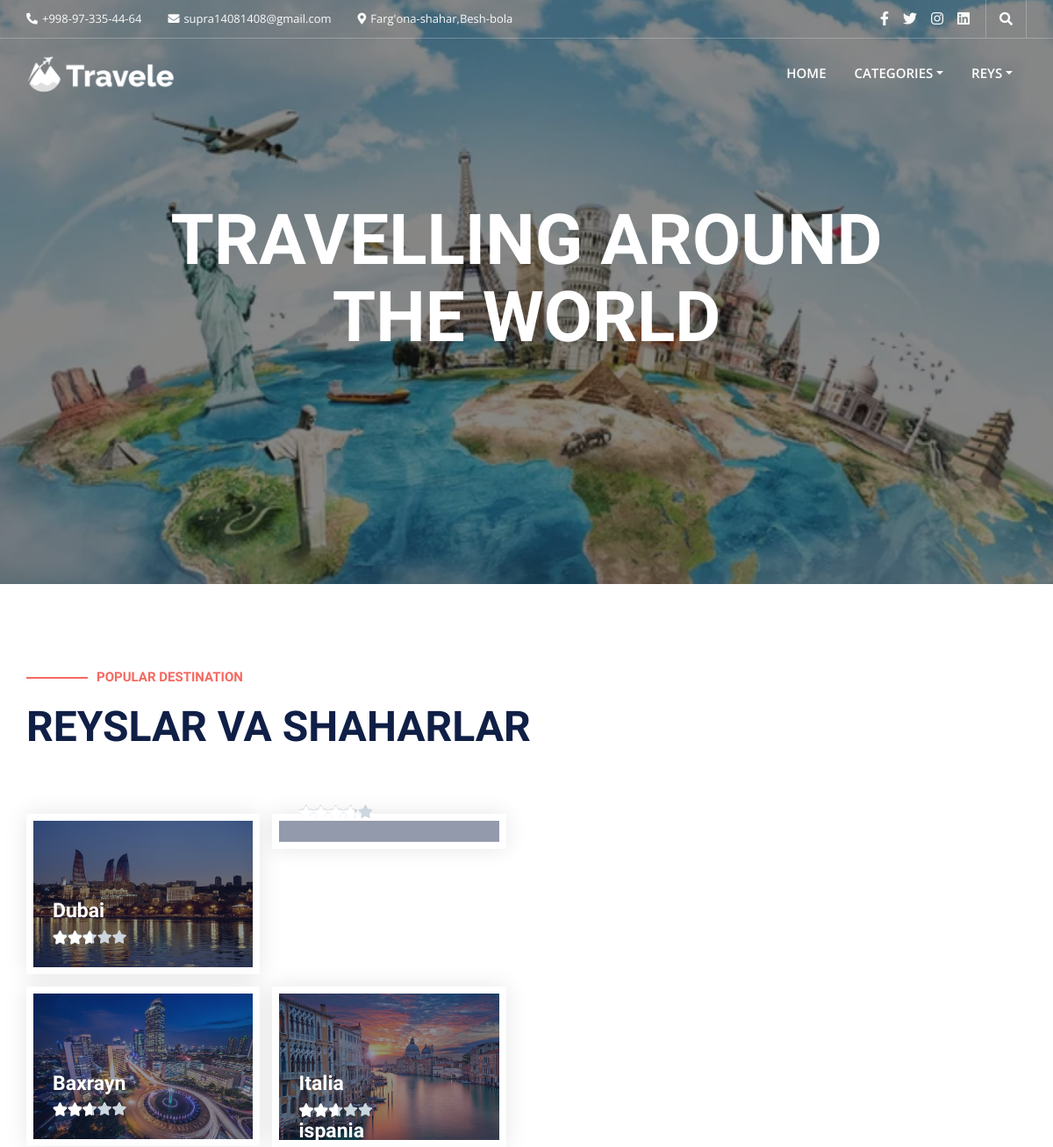
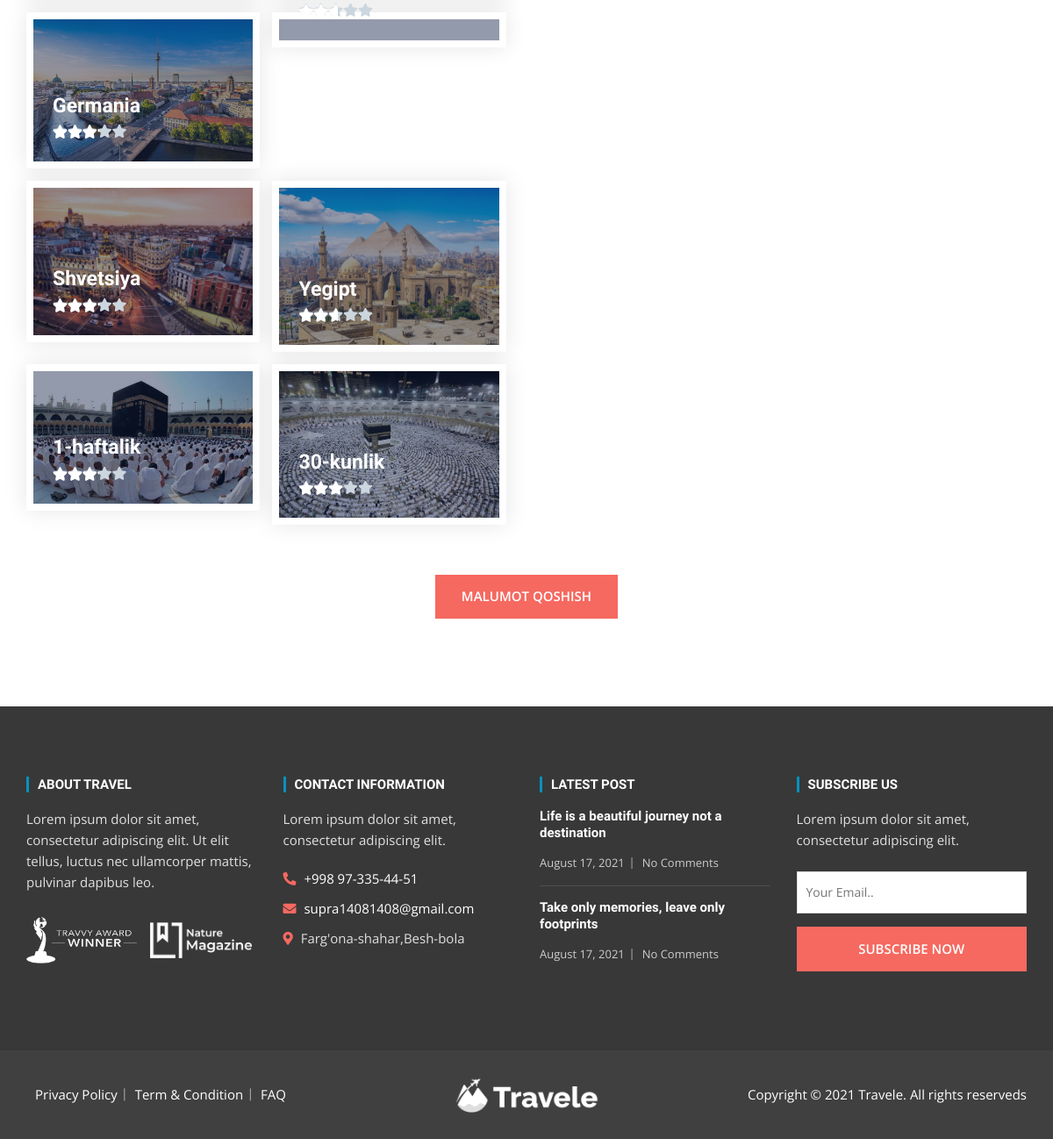
The page / on the database its author committed (2 pictures, top to bottom).
### air/models.py (models this page shows, shortened)
class Air(models.Model):
    name = models.CharField(max_length=100)
    aholi = models.PositiveIntegerField()
    category = models.ForeignKey(Category, on_delete=models.CASCADE, related_name='airs')
    image = models.ImageField(upload_to='air_images', null=True)

### air/views.py (the view)
# urls.py: 2. Add a URL to urlpatterns:  path('', views.home, name='home')
def home(request):
    airs = Air.objects.all()
    categories = Category.objects.all()
    reys = Reys.objects.all()
    return render(request, 'home.html', context={"airs": airs, "cats": categories, "reys": reys})

### templates/home.html (shortened to what this page needs)
{% extends 'base.html' %}

### templates/base.html (shortened to what this page needs)
{% load static  %}
<!doctype html>
<html lang="en">
   <head>
      <link rel="stylesheet" href="https://cdnjs.cloudflare.com/ajax/libs/font-awesome/6.5.2/css/all.min.css" />
      <link href="https://cdn.jsdelivr.net/npm/bootstrap@5.3.3/dist/css/bootstrap.min.css" rel="stylesheet">
      <link rel="stylesheet" href="{% static 'assets/vendors/bootstrap/css/bootstrap.min.css' %}" media="all">
      <link rel="stylesheet" type="text/css" href="{% static 'assets/vendors/fontawesome/css/all.min.css' %}">
      <link rel="stylesheet" type="text/css" href="{% static 'assets/vendors/jquery-ui/jquery-ui.min.css' %}">
      <link rel="stylesheet" type="text/css" href="{% static 'assets/vendors/modal-video/modal-video.min.css' %}">
      <link rel="stylesheet" type="text/css" href="{% static 'assets/vendors/lightbox/dist/css/lightbox.min.css' %}">
      <link rel="stylesheet" type="text/css" href="{% static 'assets/vendors/slick/slick.css' %}">
      <link rel="stylesheet" type="text/css" href="{% static 'assets/vendors/slick/slick-theme.css' %}">
      <link rel="stylesheet" type="text/css" href="{% static 'style.css' %}">
   </head>
   <body class="home">
      <div id="page" class="full-page">
         <header id="masthead" class="site-header header-primary">
            <div class="top-header">
               <div class="container">
                  <div class="row">
                     <div class="col-lg-8 d-none d-lg-block">
                        <div class="header-contact-info">
                           <ul>
                              <li>
                                 <a href="#"><i class="fas fa-phone-alt"></i>+998-97-335-44-64</a>
                              </li>
                              <li>
                                 <a href="mailto:info@Travel.com"><i class="fas fa-envelope"></i>supra14081408@gmail.com</a>
                              </li>
                              <li>
                                 <i class="fas fa-map-marker-alt"></i>Farg'ona-shahar,Besh-bola
                              </li>
                           </ul>
                        </div>
                     </div>
                     <div class="col-lg-4 d-flex justify-content-lg-end justify-content-between">
                        <div class="header-social social-links">
                           <ul>
                              <li><a href="#"><i class="fab fa-facebook-f" aria-hidden="true"></i></a></li>
                              <li><a href="#"><i class="fab fa-twitter" aria-hidden="true"></i></a></li>
                              <li><a href="#"><i class="fab fa-instagram" aria-hidden="true"></i></a></li>
                              <li><a href="#"><i class="fab fa-linkedin" aria-hidden="true"></i></a></li>
                           </ul>
                        </div>
                        <div class="header-search-icon">
                           <button class="search-icon">
                              <i class="fas fa-search"></i>
                           </button>
                        </div>
                     </div>
                  </div>
               </div>
            </div>
            <div class="bottom-header">
               <div class="container d-flex justify-content-between align-items-center">
                  <div class="site-identity">
                     <h1 class="site-title">
                        <a href="{% url 'home' %}">
                           <img src="{% static 'assets/images/travele-logo.png' %}" alt="logo">
                        </a>
                     </h1>
                  </div>
                  <div class="main-navigation d-none d-lg-block">
                     <nav id="navigation" class="navigation">
                        <ul>
                           <li class="">
                              <a href="{% url 'home' %}">Home</a>
                           </li>
                           <li class="nav-item dropdown">
                              <a class="nav-link dropdown-toggle" id="navbarDropdown" href="" role="button" data-bs-toggle="dropdown" aria-expanded="false">Categories</a>
                           </li>
                           <li class="nav-item dropdown">
                           <a class="nav-link dropdown-toggle" id="navbarDropdown" href="" role="button" data-bs-toggle="dropdown" aria-expanded="false">Reys</a>
                           </li>
                        </ul>
                     </nav>
                  </div>
               </div>
            </div>
         </header>
         <main id="content" class="site-main">
            <section class="home-slider-section">
               <div class="home-slider">
                  <div class="home-banner-items">
                     <div class="banner-inner-wrap" style="background-image: url(../static/assets/images/t.jpg);"></div>
                        <div class="banner-content-wrap">
                           <div class="container">
                              <div class="banner-content text-center">
                                 <h2 class="banner-title">TRAVELLING AROUND THE WORLD</h2>
                              </div>
                           </div>
                        </div>
                     <div class="overlay"></div>
                  </div>
               </div>
            </section>
            <section class="destination-section">
               <div class="container">
                  <div class="section-heading">
                     <div class="row align-items-end">
                        <div class="col-lg-7">
                           <h5 class="dash-style">POPULAR DESTINATION</h5>
                           <h2>Reyslar va Shaharlar</h2>
                        </div>
                     </div>
                  </div>
                  <div class="destination-inner destination-three-column">
                     <div class="row">
                        <div class="col-lg-7">
                           <div class="row">
                              {% for air in airs %}
                              <div class="col-sm-5">
                                 <div class="desti-item overlay-desti-item">
                                    <figure class="desti-image">
                                       <img src="{{air.image.url}}" alt="">
                                    </figure>
                                    <div class="desti-content">
                                       <h3>
                                          <a href="{% url 'batafsil' air.id %}">{{air.name}}</a>
                                       </h3>
                                       <div class="rating-start" title="Rated 5 out of 4">
                                          <span style="width: 53%"></span>
                                       </div>
                                    </div>
                                 </div>
                              </div>
                              {% endfor %}
                           </div>
                        </div>
                        <div class="col-lg-5">
                           </div>
                        </div>
                     </div>
                     <div class="btn-wrap text-center">
                        <a href="{% url 'create_air' %}" class="button-primary">MALUMOT QOSHISH</a>
                     </div>
                  </div>
               </div>
            <footer id="colophon" class="site-footer footer-primary">
               <div class="top-footer">
                  <div class="container">
                     <div class="row">
                        <div class="col-lg-3 col-md-6">
                           <aside class="widget widget_text">
                              <h3 class="widget-title">
                                 About Travel
                              </h3>
                              <div class="textwidget widget-text">
                                 Lorem ipsum dolor sit amet, consectetur adipiscing elit. Ut elit tellus, luctus nec ullamcorper mattis, pulvinar dapibus leo.
                              </div>
                              <div class="award-img">
                                 <a href="#"><img src="{% static 'assets/images/logo6.png' %}" alt=""></a>
                                 <a href="#"><img src="{% static 'assets/images/logo2.png' %}" alt=""></a>
                              </div>
                           </aside>
                        </div>
                        <div class="col-lg-3 col-md-6">
                           <aside class="widget widget_text">
                              <h3 class="widget-title">CONTACT INFORMATION</h3>
                              <div class="textwidget widget-text">
                                 Lorem ipsum dolor sit amet, consectetur adipiscing elit.
                                 <ul>
                                    <li>
                                       <a href="#">
                                          <i class="fas fa-phone-alt"></i>
                                          +998 97-335-44-51
                                       </a>
                                    </li>
                                    <li>
                                       <a href="#">
                                          <i class="fas fa-envelope"></i>
                                          supra14081408@gmail.com
                                       </a>
                                    </li>
                                    <li>
                                       <i class="fas fa-map-marker-alt"></i>
                                       Farg'ona-shahar,Besh-bola
                                    </li>
                                 </ul>
                              </div>
                           </aside>
                        </div>
                        <div class="col-lg-3 col-md-6">
                           <aside class="widget widget_recent_post">
                              <h3 class="widget-title">Latest Post</h3>
                              <ul>
                                 <li>
                                    <h5>
                                       <a href="#">Life is a beautiful journey not a destination</a>
                                    </h5>
                                    <div class="entry-meta">
                                       <span class="post-on">
                                          <a href="#">August 17, 2021</a>
                                       </span>
                                       <span class="comments-link">
                                          <a href="#">No Comments</a>
                                       </span>
                                    </div>
                                 </li>
                                 <li>
                                    <h5>
                                       <a href="#">Take only memories, leave only footprints</a>
                                    </h5>
                                    <div class="entry-meta">
                                       <span class="post-on">
                                          <a href="#">August 17, 2021</a>
                                       </span>
                                       <span class="comments-link">
                                          <a href="#">No Comments</a>
                                       </span>
                                    </div>
                                 </li>
                              </ul>
                           </aside>
                        </div>
                        <div class="col-lg-3 col-md-6">
                           <aside class="widget widget_newslatter">
                              <h3 class="widget-title">SUBSCRIBE US</h3>
                              <div class="widget-text">
                                 Lorem ipsum dolor sit amet, consectetur adipiscing elit.
                              </div>
                              <form class="newslatter-form">
                                 <input type="email" name="s" placeholder="Your Email..">
                                 <input type="submit" name="s" value="SUBSCRIBE NOW">
                              </form>
                           </aside>
                        </div>
                     </div>
                  </div>
               </div>
               <div class="buttom-footer">
                  <div class="container">
                     <div class="row align-items-center">
                        <div class="col-md-5">
                           <div class="footer-menu">
                              <ul>
                                 <li>
                                    <a href="#">Privacy Policy</a>
                                 </li>
                                 <li>
                                    <a href="#">Term & Condition</a>
                                 </li>
                                 <li>
                                    <a href="#">FAQ</a>
                                 </li>
                              </ul>
                           </div>
                        </div>
                        <div class="col-md-2 text-center">
                           <div class="footer-logo">
                              <a href="#"><img src="{% static 'assets/images/travele-logo.png' %}" alt=""></a>
                           </div>
                        </div>
                        <div class="col-md-5">
                           <div class="copy-right text-right">Copyright © 2021 Travele. All rights reserveds</div>
                        </div>
                     </div>
                  </div>
               </div>
            </footer>
   </body>
</html>

### rows shown on the page
Air: image (picture), name "Dubai"
Air: image (picture), name "Baxrayn"
Air: image (picture), name "Italia"
Air: image (picture), name "Germania"
Air: name "ispania"
Air: image (picture), name "Shvetsiya"
Air: image (picture), name "Yegipt"
Air: image (picture), name "1-haftalik"
Air: image (picture), name "30-kunlik"
